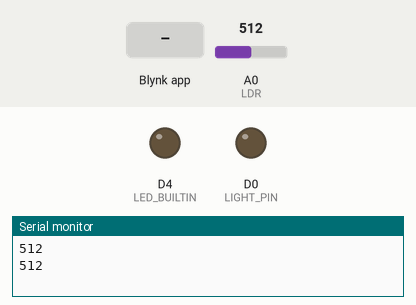
Bench run of a sketch on a simulated ESP8266 (NodeMCU). On the bench: output pins drawn as LEDs (lit = HIGH, except the on-board LED, lit = LOW), the last lines printed to the serial monitor. Inputs (shaded band) come from the test bench; at power-on: A0 (LDR) = 512. WiFi joins after 1.5 s; servers stay silent unless stated.

Above: at 3.0 s.
3.1 s: A0 (LDR) set to 54
5.0 s: A0 (LDR) set to 47
At 6.8 s:
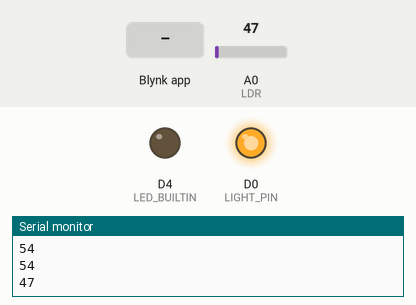
9.3 s: Blynk app writes 1 to V1
At 11.0 s:
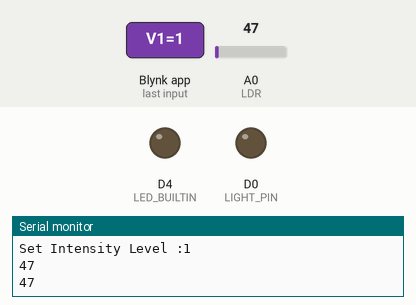
11.3 s: Blynk app writes 200 to V1
At 12.7 s:
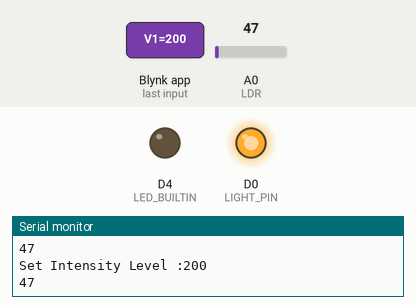
13.3 s: Blynk app writes 0 to V1
At 14.2 s:
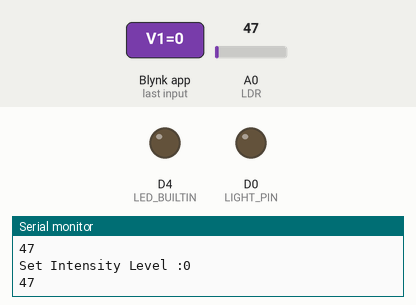
Timing chart, 0 to 16.3 s (numbered marks = the images above; inputs shaded):
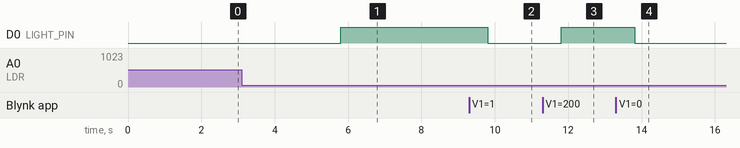

The sketch:

Light_plus_LDR.ino
```cpp
// (licence header left out)
/* Comment this out to disable prints and save space */
#define BLYNK_PRINT Serial
#define LIGHT_VIRTUAL_PIN V0
#define LIGHT_PIN D0
#define LDR   A0
uint16_t LDR_ADC = 0;
uint16_t LIGHT_INTENSITY = 50;
/* Fill in information from Blynk Device Info here */
//#define BLYNK_TEMPLATE_ID           "TMPxxxxxx"
//#define BLYNK_TEMPLATE_NAME         "Device"
//#define BLYNK_AUTH_TOKEN            "YourAuthToken"
#define BLYNK_TEMPLATE_ID "Your own ID"
#define BLYNK_TEMPLATE_NAME "Your own Name"
#define BLYNK_AUTH_TOKEN "Your own Auth Token"

#include <ESP8266WiFi.h>
#include <BlynkSimpleEsp8266.h>
// Your WiFi credentials.
// Set password to "" for open networks.
char ssid[] = "Airtel_Embedded_home";
char pass[] = "Embedded@1298";

void setup()
{
  // Debug console
  Serial.begin(9600);
  pinMode(LIGHT_PIN, OUTPUT);
  pinMode(LED_BUILTIN, OUTPUT);
  digitalWrite(LIGHT_PIN, LOW);
  digitalWrite(LED_BUILTIN, HIGH);
  Blynk.begin(BLYNK_AUTH_TOKEN, ssid, pass);
}

void loop()
{
  Blynk.run();
  LDR_ADC = analogRead(LDR);
  if(LDR_ADC < LIGHT_INTENSITY)
  {
    digitalWrite(LIGHT_PIN, HIGH);
  }
  else
  {
    digitalWrite(LIGHT_PIN, LOW);
  }
  Serial.println(LDR_ADC);
  delay(1000);
}
BLYNK_WRITE(V0)
{
  bool LIGHT_STATE = param.asInt();
  if(LIGHT_STATE == 1)
  {
    digitalWrite(LIGHT_PIN, HIGH);
  }
  else
  {
    digitalWrite(LIGHT_PIN, LOW);
  }
  Serial.print("Light pin state :");
  Serial.println(LIGHT_STATE);
}
BLYNK_WRITE(V1)
{
  LIGHT_INTENSITY = param.asInt();
  Serial.print("Set Intensity Level :");
  Serial.println(LIGHT_INTENSITY);
}
```

Measured:
- the behaviour switches between 50 and 49 on A0 (LDR) (found by bisection; images 0 and 1)
- after the input at 5.0 s, D0 (LIGHT_PIN): LOW → HIGH after 0.81 s
- after the input at 9.3 s, D0 (LIGHT_PIN): HIGH → LOW after 0.51 s
- after the input at 11.3 s, D0 (LIGHT_PIN): LOW → HIGH after 0.51 s
- after the input at 13.3 s, D0 (LIGHT_PIN): HIGH → LOW after 0.51 s
